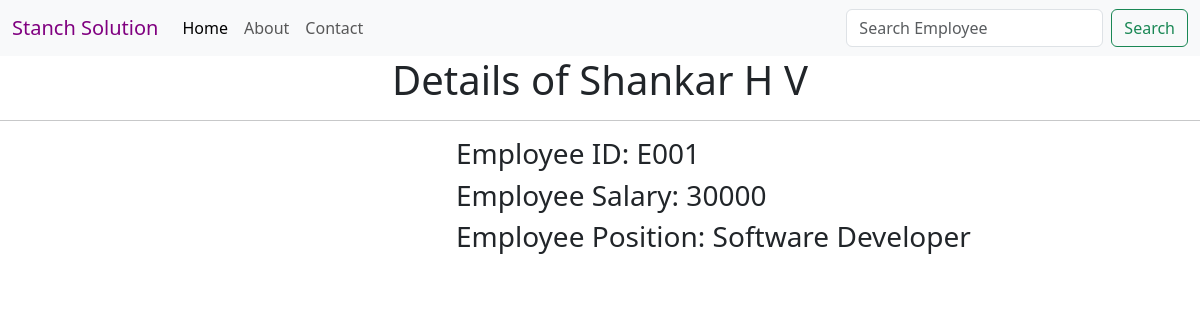
The page /details/1 on the database its author committed.
### employee/models.py (models this page shows, shortened)
class Employee(models.Model):
    name = models.CharField(max_length=100)
    eid = models.CharField(max_length=50)
    salary = models.IntegerField()
    position = models.CharField(max_length=100)

### employee/views.py (the view)
# urls.py: path('details/<int:id>',views.details,name='details'),
def details(request, id):
    employee = Employee.objects.get(id=id)
    context = {
        'employee' : employee,
    }
    return render(request, 'details.html',context)

### employee/templates/details.html (shortened to what this page needs)
{% extends 'base.html' %}
{% block content %}
    {% if employee %}
        <center>
            <h1>Details of {{employee.name}}</h1>
            <hr>
            <div style="text-align: start; padding-left: 38vw ;">
                <h3>Employee ID: {{employee.eid}}</h3>
                <h3>Employee Salary: {{employee.salary}}</h3>
                <h3>Employee Position: {{employee.position}}</h3>
            </div>
        </center>
    {% else %}
        <h1 style="color:red">Error 404 : Record Not Found.</h1>
    {% endif %}
{% endblock content %}

### rows shown on the page
Employee: name "Shankar H V", eid "E001", salary "30000", position "Software Developer"
